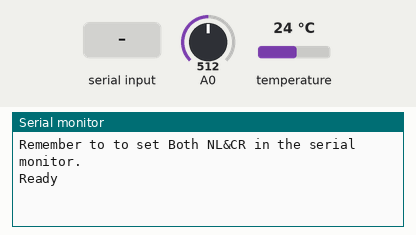
A sketch run on a simulated Arduino Nano, built with avr-gcc and run on an emulated ATmega328P. Shown: the last lines printed to the serial monitor. The test bench sets the inputs (shaded band); at power-on: A0 = 512, temperature 24 °C.

Above: at 1.2 s.
1.3 s: "1" received over the second serial link
At 4.0 s:
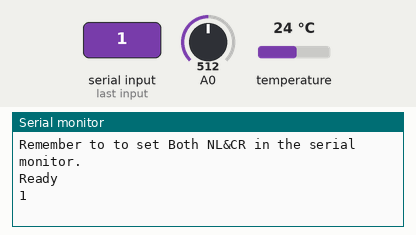
4.5 s: "0" received over the second serial link
At 6.4 s:
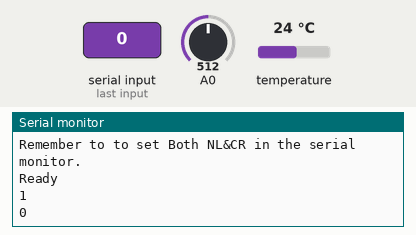

Measured:
- after the input at 1.3 s, the serial monitor: prints a new line after 1.7 s (image 1)
- after the input at 4.5 s, the serial monitor: prints a new line after 1.5 s (image 2)

The sketch:

PetPlant_Firmware_NANO_01.ino
```cpp
/*
   아두이노에 탑재될 코드
*/

#include <Wire.h>
#include <SPI.h>
#include <SoftwareSerial.h>
#include <Adafruit_Sensor.h>
#include <Adafruit_BMP280.h>


#define EEP_DATA_LEN 100

#define BMP_SCK 13
#define BMP_MISO 12
#define BMP_MOSI 11
#define BMP_CS 10

Adafruit_BMP280 bme; // I2C
//Adafruit_BMP280 bme(BMP_CS); // hardware SPI
//Adafruit_BMP280 bme(BMP_CS, BMP_MOSI, BMP_MISO,  BMP_SCK);


//가상 시리얼 설정해줌.
SoftwareSerial ESPserial(2, 3); //ESP의 TX를 아두이노 D2에, RX를 아두이노 D3에 꽂음됨

String parseData = "::";

void setup() {
  // put your setup code here, to run once:
  Serial.begin(9600);

  ESPserial.begin(115200);

  if (!bme.begin()) {
    Serial.println("Could not find a valid BMP280 sensor, check wiring!");
    while (1);
  }

  Serial.println("");
  Serial.println("Remember to to set Both NL&CR in the serial monitor.");
  Serial.println("Ready");
  Serial.println("");
}

void loop() {
  /**
         Using MH-Sensor Series Flying-Fish
         Arduino Nano board.
         Connected A0 PIN.
  */

  int illuminance = analogRead(A0);
  String illuminanceData = String(illuminance);

  /**
     Using BME280 Sensor.
     Arduino Nano board.
  */
  int temperature = bme.readTemperature();
  String temperatureData = String(temperature);

  String data = illuminanceData + parseData + temperatureData;

  ESPserial.print(data);

  // put your main code here, to run repeatedly:
  if (ESPserial.available()) {
    Serial.println(ESPserial.readString());
  }
  if (Serial.available()) {
    ESPserial.print(Serial.readString());
  }

  delay(2000);
}
```
